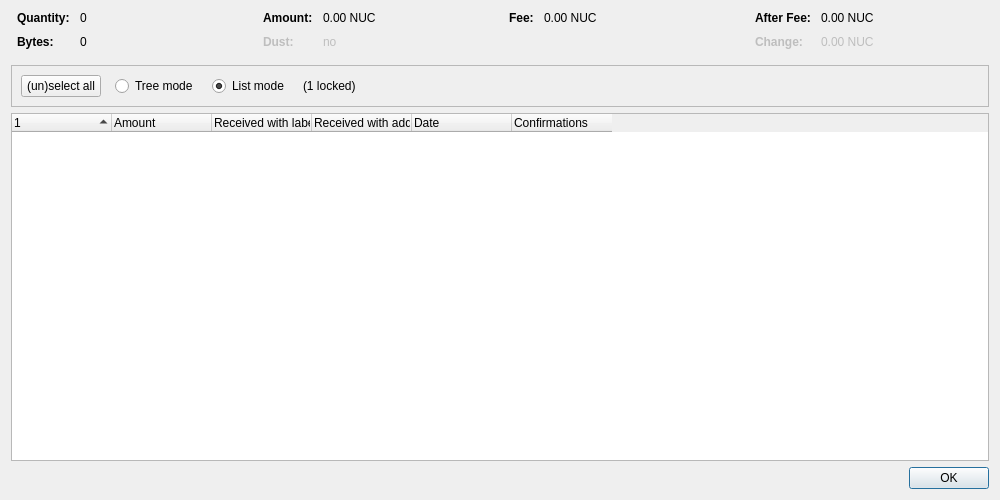
<?xml version="1.0" encoding="UTF-8"?>
<ui version="4.0">
 <class>CoinControlDialog</class>
 <widget class="QDialog" name="CoinControlDialog">
  <property name="geometry">
   <rect>
    <x>0</x>
    <y>0</y>
    <width>1000</width>
    <height>500</height>
   </rect>
  </property>
  <property name="windowTitle">
   <string>Coin Selection</string>
  </property>
  <layout class="QVBoxLayout" name="verticalLayout">
   <item>
    <layout class="QHBoxLayout" name="horizontalLayoutTop" stretch="0,0,0,0">
     <property name="topMargin">
      <number>0</number>
     </property>
     <property name="bottomMargin">
      <number>10</number>
     </property>
     <item>
      <layout class="QFormLayout" name="formLayoutCoinControl1">
       <property name="horizontalSpacing">
        <number>10</number>
       </property>
       <property name="verticalSpacing">
        <number>10</number>
       </property>
       <property name="leftMargin">
        <number>6</number>
       </property>
       <property name="rightMargin">
        <number>6</number>
       </property>
       <item row="0" column="0">
        <widget class="QLabel" name="labelCoinControlQuantityText">
         <property name="font">
          <font>
           <weight>75</weight>
           <bold>true</bold>
          </font>
         </property>
         <property name="text">
          <string>Quantity:</string>
         </property>
        </widget>
       </item>
       <item row="0" column="1">
        <widget class="QLabel" name="labelCoinControlQuantity">
         <property name="cursor">
          <cursorShape>IBeamCursor</cursorShape>
         </property>
         <property name="contextMenuPolicy">
          <enum>Qt::ActionsContextMenu</enum>
         </property>
         <property name="text">
          <string notr="true">0</string>
         </property>
         <property name="textInteractionFlags">
          <set>Qt::LinksAccessibleByMouse|Qt::TextSelectableByKeyboard|Qt::TextSelectableByMouse</set>
         </property>
        </widget>
       </item>
       <item row="1" column="0">
        <widget class="QLabel" name="labelCoinControlBytesText">
         <property name="font">
          <font>
           <weight>75</weight>
           <bold>true</bold>
          </font>
         </property>
         <property name="text">
          <string>Bytes:</string>
         </property>
        </widget>
       </item>
       <item row="1" column="1">
        <widget class="QLabel" name="labelCoinControlBytes">
         <property name="cursor">
          <cursorShape>IBeamCursor</cursorShape>
         </property>
         <property name="contextMenuPolicy">
          <enum>Qt::ActionsContextMenu</enum>
         </property>
         <property name="text">
          <string notr="true">0</string>
         </property>
         <property name="textInteractionFlags">
          <set>Qt::LinksAccessibleByMouse|Qt::TextSelectableByKeyboard|Qt::TextSelectableByMouse</set>
         </property>
        </widget>
       </item>
      </layout>
     </item>
     <item>
      <layout class="QFormLayout" name="formLayoutCoinControl2">
       <property name="horizontalSpacing">
        <number>10</number>
       </property>
       <property name="verticalSpacing">
        <number>10</number>
       </property>
       <property name="leftMargin">
        <number>6</number>
       </property>
       <property name="rightMargin">
        <number>6</number>
       </property>
       <item row="0" column="0">
        <widget class="QLabel" name="labelCoinControlAmountText">
         <property name="font">
          <font>
           <weight>75</weight>
           <bold>true</bold>
          </font>
         </property>
         <property name="text">
          <string>Amount:</string>
         </property>
        </widget>
       </item>
       <item row="0" column="1">
        <widget class="QLabel" name="labelCoinControlAmount">
         <property name="cursor">
          <cursorShape>IBeamCursor</cursorShape>
         </property>
         <property name="contextMenuPolicy">
          <enum>Qt::ActionsContextMenu</enum>
         </property>
         <property name="text">
          <string notr="true">0.00 NUC</string>
         </property>
         <property name="textInteractionFlags">
          <set>Qt::LinksAccessibleByMouse|Qt::TextSelectableByKeyboard|Qt::TextSelectableByMouse</set>
         </property>
        </widget>
       </item>
       <item row="1" column="0">
        <widget class="QLabel" name="labelCoinControlLowOutputText">
         <property name="enabled">
          <bool>false</bool>
         </property>
         <property name="font">
          <font>
           <weight>75</weight>
           <bold>true</bold>
          </font>
         </property>
         <property name="text">
          <string>Dust:</string>
         </property>
        </widget>
       </item>
       <item row="1" column="1">
        <widget class="QLabel" name="labelCoinControlLowOutput">
         <property name="enabled">
          <bool>false</bool>
         </property>
         <property name="cursor">
          <cursorShape>IBeamCursor</cursorShape>
         </property>
         <property name="contextMenuPolicy">
          <enum>Qt::ActionsContextMenu</enum>
         </property>
         <property name="text">
          <string notr="true">no</string>
         </property>
         <property name="textInteractionFlags">
          <set>Qt::LinksAccessibleByMouse|Qt::TextSelectableByKeyboard|Qt::TextSelectableByMouse</set>
         </property>
        </widget>
       </item>
      </layout>
     </item>
     <item>
      <layout class="QFormLayout" name="formLayoutCoinControl3">
       <property name="horizontalSpacing">
        <number>10</number>
       </property>
       <property name="verticalSpacing">
        <number>10</number>
       </property>
       <property name="leftMargin">
        <number>6</number>
       </property>
       <property name="rightMargin">
        <number>6</number>
       </property>
       <item row="0" column="0">
        <widget class="QLabel" name="labelCoinControlFeeText">
         <property name="font">
          <font>
           <weight>75</weight>
           <bold>true</bold>
          </font>
         </property>
         <property name="text">
          <string>Fee:</string>
         </property>
        </widget>
       </item>
       <item row="0" column="1">
        <widget class="QLabel" name="labelCoinControlFee">
         <property name="cursor">
          <cursorShape>IBeamCursor</cursorShape>
         </property>
         <property name="contextMenuPolicy">
          <enum>Qt::ActionsContextMenu</enum>
         </property>
         <property name="text">
          <string notr="true">0.00 NUC</string>
         </property>
         <property name="textInteractionFlags">
          <set>Qt::LinksAccessibleByMouse|Qt::TextSelectableByKeyboard|Qt::TextSelectableByMouse</set>
         </property>
        </widget>
       </item>
      </layout>
     </item>
     <item>
      <layout class="QFormLayout" name="formLayoutCoinControl4">
       <property name="horizontalSpacing">
        <number>10</number>
       </property>
       <property name="verticalSpacing">
        <number>10</number>
       </property>
       <property name="leftMargin">
        <number>6</number>
       </property>
       <property name="rightMargin">
        <number>6</number>
       </property>
       <item row="0" column="0">
        <widget class="QLabel" name="labelCoinControlAfterFeeText">
         <property name="font">
          <font>
           <weight>75</weight>
           <bold>true</bold>
          </font>
         </property>
         <property name="text">
          <string>After Fee:</string>
         </property>
        </widget>
       </item>
       <item row="0" column="1">
        <widget class="QLabel" name="labelCoinControlAfterFee">
         <property name="cursor">
          <cursorShape>IBeamCursor</cursorShape>
         </property>
         <property name="contextMenuPolicy">
          <enum>Qt::ActionsContextMenu</enum>
         </property>
         <property name="text">
          <string notr="true">0.00 NUC</string>
         </property>
         <property name="textInteractionFlags">
          <set>Qt::LinksAccessibleByMouse|Qt::TextSelectableByKeyboard|Qt::TextSelectableByMouse</set>
         </property>
        </widget>
       </item>
       <item row="1" column="0">
        <widget class="QLabel" name="labelCoinControlChangeText">
         <property name="enabled">
          <bool>false</bool>
         </property>
         <property name="font">
          <font>
           <weight>75</weight>
           <bold>true</bold>
          </font>
         </property>
         <property name="text">
          <string>Change:</string>
         </property>
        </widget>
       </item>
       <item row="1" column="1">
        <widget class="QLabel" name="labelCoinControlChange">
         <property name="enabled">
          <bool>false</bool>
         </property>
         <property name="cursor">
          <cursorShape>IBeamCursor</cursorShape>
         </property>
         <property name="contextMenuPolicy">
          <enum>Qt::ActionsContextMenu</enum>
         </property>
         <property name="text">
          <string notr="true">0.00 NUC</string>
         </property>
         <property name="textInteractionFlags">
          <set>Qt::LinksAccessibleByMouse|Qt::TextSelectableByKeyboard|Qt::TextSelectableByMouse</set>
         </property>
        </widget>
       </item>
      </layout>
     </item>
    </layout>
   </item>
   <item>
    <widget class="QFrame" name="frame">
     <property name="minimumSize">
      <size>
       <width>0</width>
       <height>40</height>
      </size>
     </property>
     <property name="frameShape">
      <enum>QFrame::StyledPanel</enum>
     </property>
     <property name="frameShadow">
      <enum>QFrame::Sunken</enum>
     </property>
     <layout class="QHBoxLayout" name="horizontalLayout">
      <item>
       <layout class="QHBoxLayout" name="horizontalLayoutPanel" stretch="0,0,0,0,0">
        <property name="spacing">
         <number>14</number>
        </property>
        <item>
         <widget class="QPushButton" name="pushButtonSelectAll">
          <property name="sizePolicy">
           <sizepolicy hsizetype="Maximum" vsizetype="Fixed">
            <horstretch>0</horstretch>
            <verstretch>0</verstretch>
           </sizepolicy>
          </property>
          <property name="text">
           <string>(un)select all</string>
          </property>
          <property name="autoDefault">
           <bool>false</bool>
          </property>
         </widget>
        </item>
        <item>
         <widget class="QRadioButton" name="radioTreeMode">
          <property name="sizePolicy">
           <sizepolicy hsizetype="Maximum" vsizetype="Fixed">
            <horstretch>0</horstretch>
            <verstretch>0</verstretch>
           </sizepolicy>
          </property>
          <property name="text">
           <string>Tree mode</string>
          </property>
         </widget>
        </item>
        <item>
         <widget class="QRadioButton" name="radioListMode">
          <property name="sizePolicy">
           <sizepolicy hsizetype="Maximum" vsizetype="Fixed">
            <horstretch>0</horstretch>
            <verstretch>0</verstretch>
           </sizepolicy>
          </property>
          <property name="text">
           <string>List mode</string>
          </property>
          <property name="checked">
           <bool>true</bool>
          </property>
         </widget>
        </item>
        <item>
         <widget class="QLabel" name="labelLocked">
          <property name="text">
           <string notr="true">(1 locked)</string>
          </property>
         </widget>
        </item>
        <item>
         <spacer name="horizontalSpacer">
          <property name="orientation">
           <enum>Qt::Horizontal</enum>
          </property>
          <property name="sizeHint" stdset="0">
           <size>
            <width>40</width>
            <height>20</height>
           </size>
          </property>
         </spacer>
        </item>
       </layout>
      </item>
     </layout>
    </widget>
   </item>
   <item>
    <widget class="CoinControlTreeWidget" name="treeWidget">
     <property name="contextMenuPolicy">
      <enum>Qt::CustomContextMenu</enum>
     </property>
     <property name="sortingEnabled">
      <bool>false</bool>
     </property>
     <property name="columnCount">
      <number>6</number>
     </property>
     <attribute name="headerShowSortIndicator" stdset="0">
      <bool>true</bool>
     </attribute>
     <attribute name="headerStretchLastSection">
      <bool>false</bool>
     </attribute>
     <column>
      <property name="text">
       <string/>
      </property>
     </column>
     <column>
      <property name="text">
       <string>Amount</string>
      </property>
     </column>
     <column>
      <property name="text">
       <string>Received with label</string>
      </property>
     </column>
     <column>
      <property name="text">
       <string>Received with address</string>
      </property>
     </column>
     <column>
      <property name="text">
       <string>Date</string>
      </property>
     </column>
     <column>
      <property name="text">
       <string>Confirmations</string>
      </property>
      <property name="toolTip">
       <string>Confirmed</string>
      </property>
     </column>
     <column>
      <property name="text">
       <string/>
      </property>
     </column>
     <column>
      <property name="text">
       <string/>
      </property>
     </column>
     <column>
      <property name="text">
       <string/>
      </property>
     </column>
     <column>
      <property name="text">
       <string/>
      </property>
     </column>
    </widget>
   </item>
   <item>
    <widget class="QDialogButtonBox" name="buttonBox">
     <property name="orientation">
      <enum>Qt::Horizontal</enum>
     </property>
     <property name="standardButtons">
      <set>QDialogButtonBox::Ok</set>
     </property>
    </widget>
   </item>
  </layout>
 </widget>
 <customwidgets>
  <customwidget>
   <class>CoinControlTreeWidget</class>
   <extends>QTreeWidget</extends>
   <header>qt/coincontroltreewidget.h</header>
  </customwidget>
 </customwidgets>
 <resources/>
 <connections/>
</ui>
